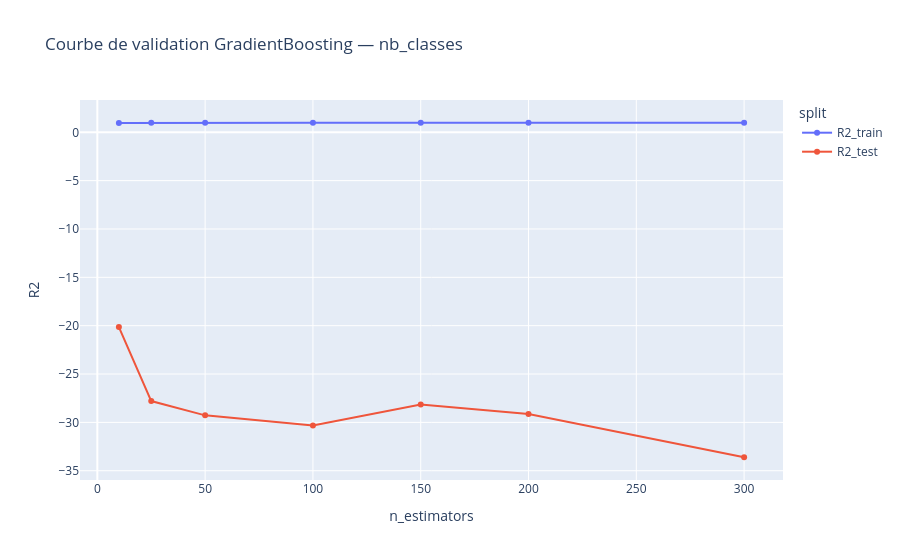

Notebook cell for this chart:
### Markdown cell above
## 6. Courbes de validation (GradientBoosting)

On visualise l'impact de `n_estimators` sur le R² pour détecter le point d'overfitting.

### Code cell
gb = GradientBoostingRegressor(random_state=42)

# Récupère les meilleurs params GB
best_gb = next(r['best_params'] for r in results if r['model'] == 'GradientBoosting')

n_range = [10, 25, 50, 100, 150, 200, 300]
val_scores = []
for n in n_range:
    params = {**best_gb, 'n_estimators': n}
    m = GradientBoostingRegressor(**params, random_state=42)
    m.fit(X_train, y_train)
    r2_tr = r2_score(y_train, m.predict(X_train))
    r2_te = r2_score(y_test, m.predict(X_test))
    val_scores.append({'n_estimators': n, 'R2_train': r2_tr, 'R2_test': r2_te})

df_val = pd.DataFrame(val_scores)
fig2 = px.line(
    df_val.melt(id_vars='n_estimators', var_name='split', value_name='R2'),
    x='n_estimators', y='R2', color='split',
    markers=True,
    title=f'Courbe de validation GradientBoosting — {TARGET}'
)
fig2.show()

### Figure 1 — Plotly figure (JSON) as saved in the notebook; plotly's stock layout.template omitted (floating-point values rounded to 4 significant figures)
{"data": [{"hovertemplate": "split=R2_train<br>n_estimators=%{x}<br>R2=%{y}<extra></extra>", "legendgroup": "R2_train", "line": {"color": "#636efa", "dash": "solid"}, "marker": {"symbol": "circle"}, "mode": "lines+markers", "name": "R2_train", "orientation": "v", "showlegend": true, "type": "scatter", "x": [10, 25, 50, 100, 150, 200, 300], "xaxis": "x", "y": [0.9733, 0.9875, 0.9875, 0.9875, 0.9875, 0.9875, 0.9875], "yaxis": "y"}, {"hovertemplate": "split=R2_test<br>n_estimators=%{x}<br>R2=%{y}<extra></extra>", "legendgroup": "R2_test", "line": {"color": "#EF553B", "dash": "solid"}, "marker": {"symbol": "circle"}, "mode": "lines+markers", "name": "R2_test", "orientation": "v", "showlegend": true, "type": "scatter", "x": [10, 25, 50, 100, 150, 200, 300], "xaxis": "x", "y": [-20.14, -27.8, -29.27, -30.32, -28.16, -29.13, -33.61], "yaxis": "y"}], "layout": {"legend": {"title": {"text": "split"}, "tracegroupgap": 0}, "title": {"text": "Courbe de validation GradientBoosting — nb_classes"}, "xaxis": {"anchor": "y", "domain": [0, 1], "title": {"text": "n_estimators"}}, "yaxis": {"anchor": "x", "domain": [0, 1], "title": {"text": "R2"}}}}
